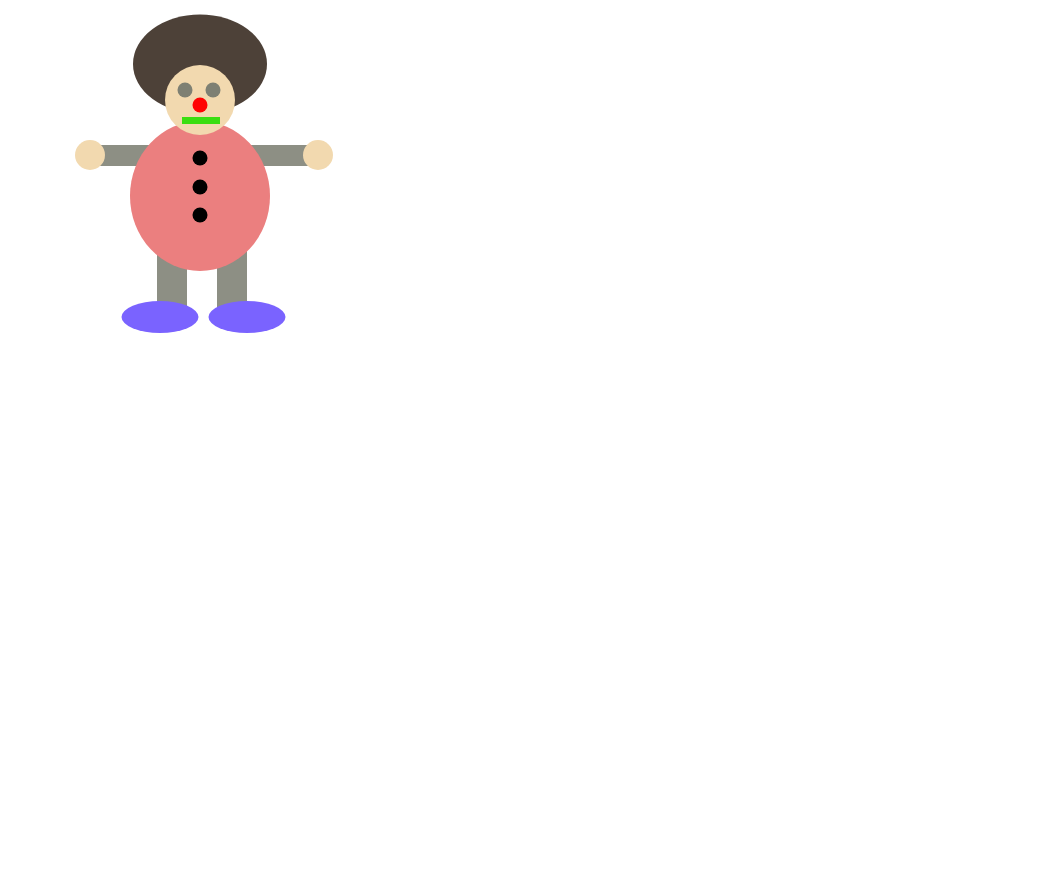
Frame 1 (no input)
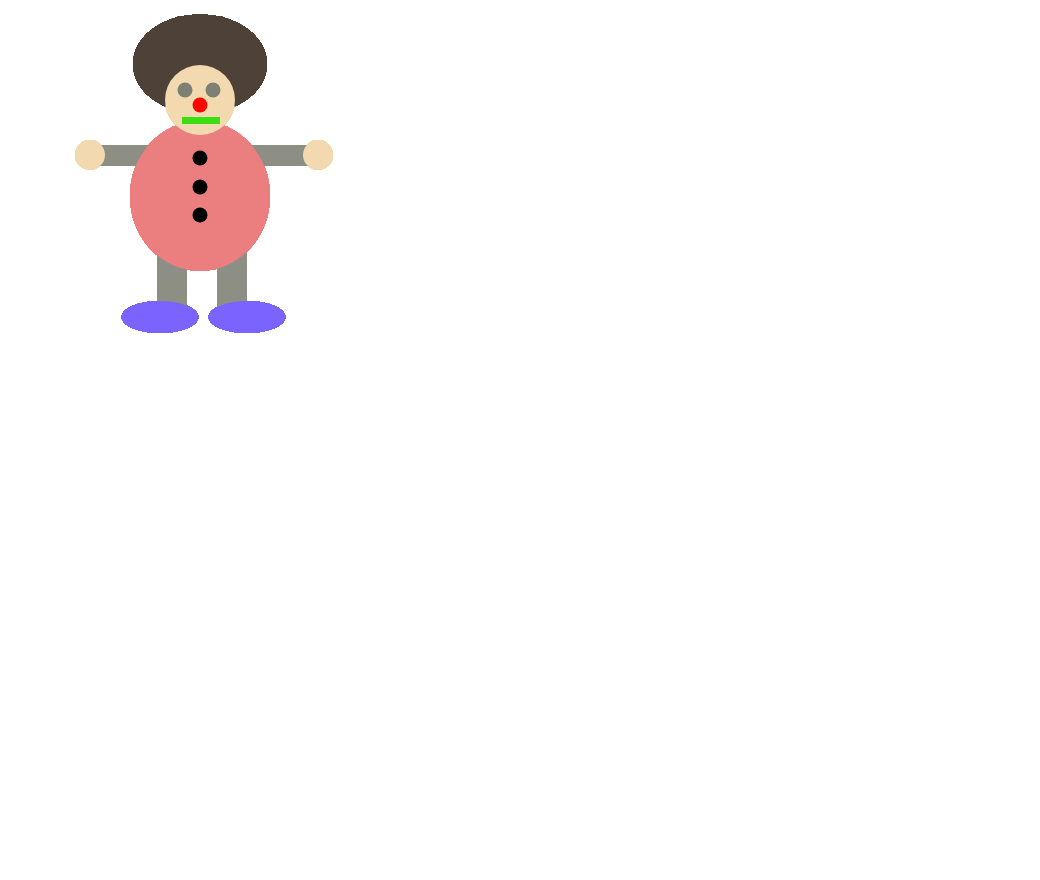
Frame 60 (no input)
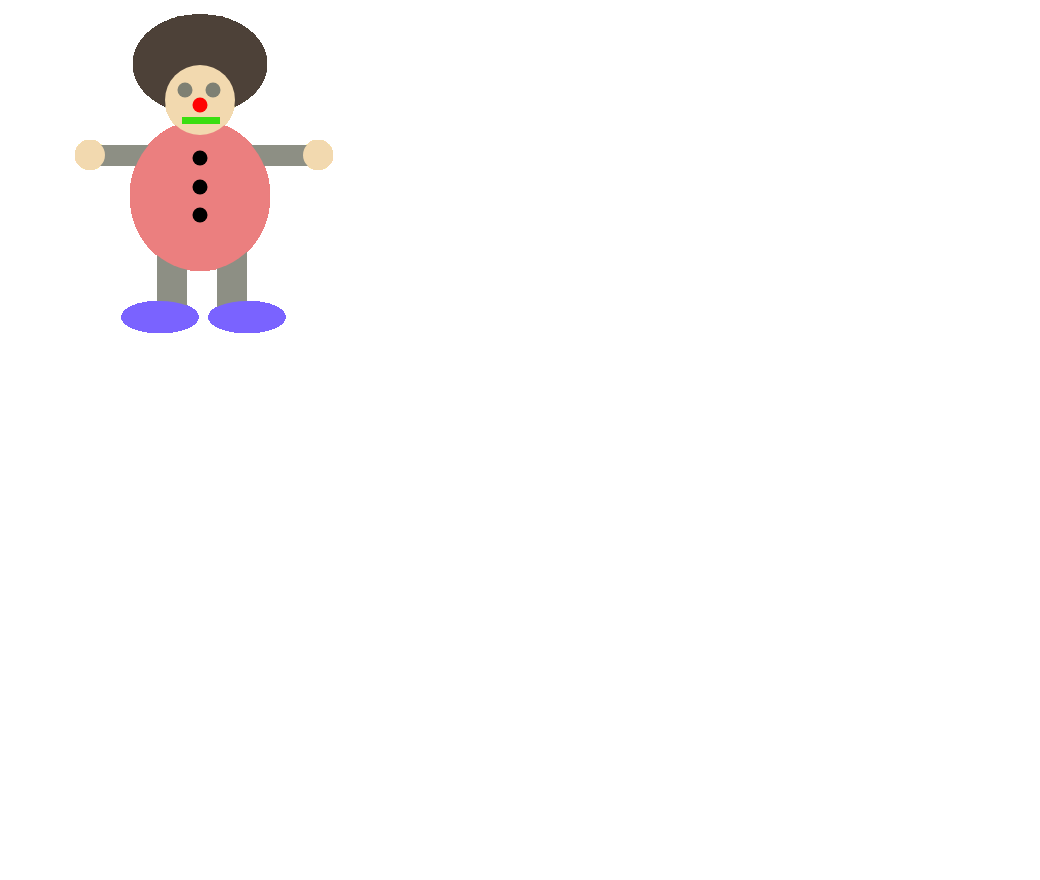
Frame 120 (the mouse pressed at the canvas centre since frame 60)

The p5.js sketch that drew these frames (run headless with seeded random() and noise() and a simulated clock; from frame 60 on, the mouse is pressed at the canvas centre):

// p5.js sketch
// ── sketch.js

/*Clown I Made 
Lucca 
2017-03-30*/

// variables
    var headsize=70;
    var eyesize=15;
    var nosesize3=15;
    var buttonsize=15;
    var legwidth=30;
    var legheight=73;
    var armwidth=243;
    var armheight=21;
    var handsize=30;
    var shoewidth=77;
    var shoeheight=32;

function setup() {
  createCanvas(1040, 880);
}

function draw() {
 noStroke();

// legs
    fill(141, 143, 132);
    rect(217, 248, legwidth, legheight);
    rect(157, 248, legwidth, legheight);

// shoes
    fill(122, 99, 255);
    ellipse(247, 317, shoewidth, shoeheight);
    ellipse(160, 317, shoewidth, shoeheight);
    
// arms
    fill(141, 143, 132);
    rect(81, 145, armwidth, armheight);

// hands
    fill(242, 217, 175);
    ellipse(318, 155, handsize, handsize);
    ellipse(90, 155, handsize, handsize);

// body
    fill(235, 127, 127);
    ellipse(200, 196, 140, 150);

// buttons
    fill(0, 0, 0);
    ellipse(200, 158, buttonsize, buttonsize);
    ellipse(200, 187, buttonsize, buttonsize);
    ellipse(200, 215, buttonsize, buttonsize);

// hair
    fill(77, 65, 56);
    ellipse(200, 64, 134, 99);

// head
    fill(242, 217, 175);
    ellipse(200, 100, headsize, headsize);

// eyes
    fill(126, 128, 115);
    ellipse(213, 90, eyesize, eyesize);
    ellipse(185, 90, eyesize, eyesize);

// nose
    fill(255, 3, 3);
    ellipse(200, 105, nosesize3, nosesize3);

// mouth
    fill(58, 222, 17);
    rect(182, 117, 38, 7);


  
  
}
